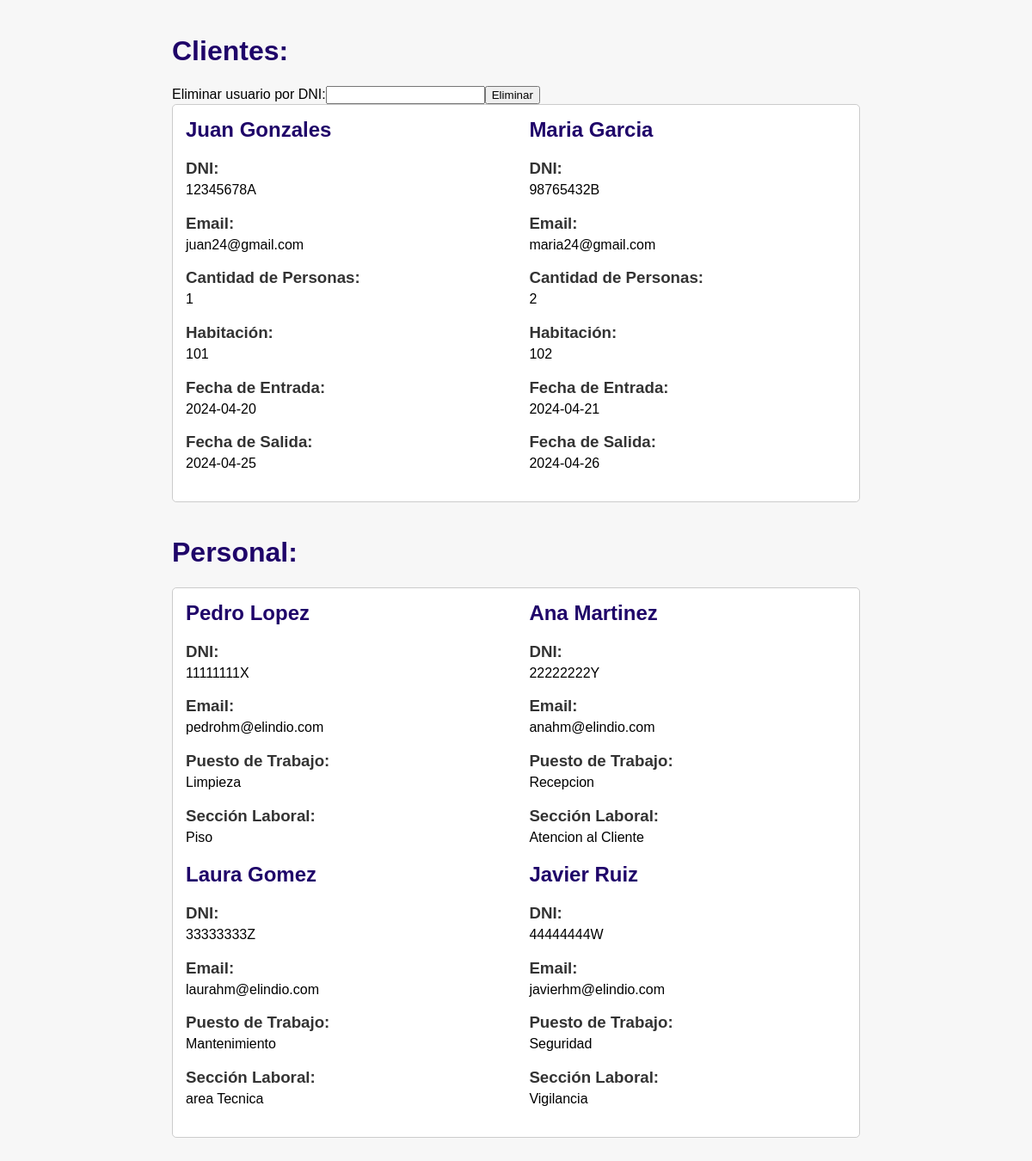
Before: /bbdd.php with the older database file.
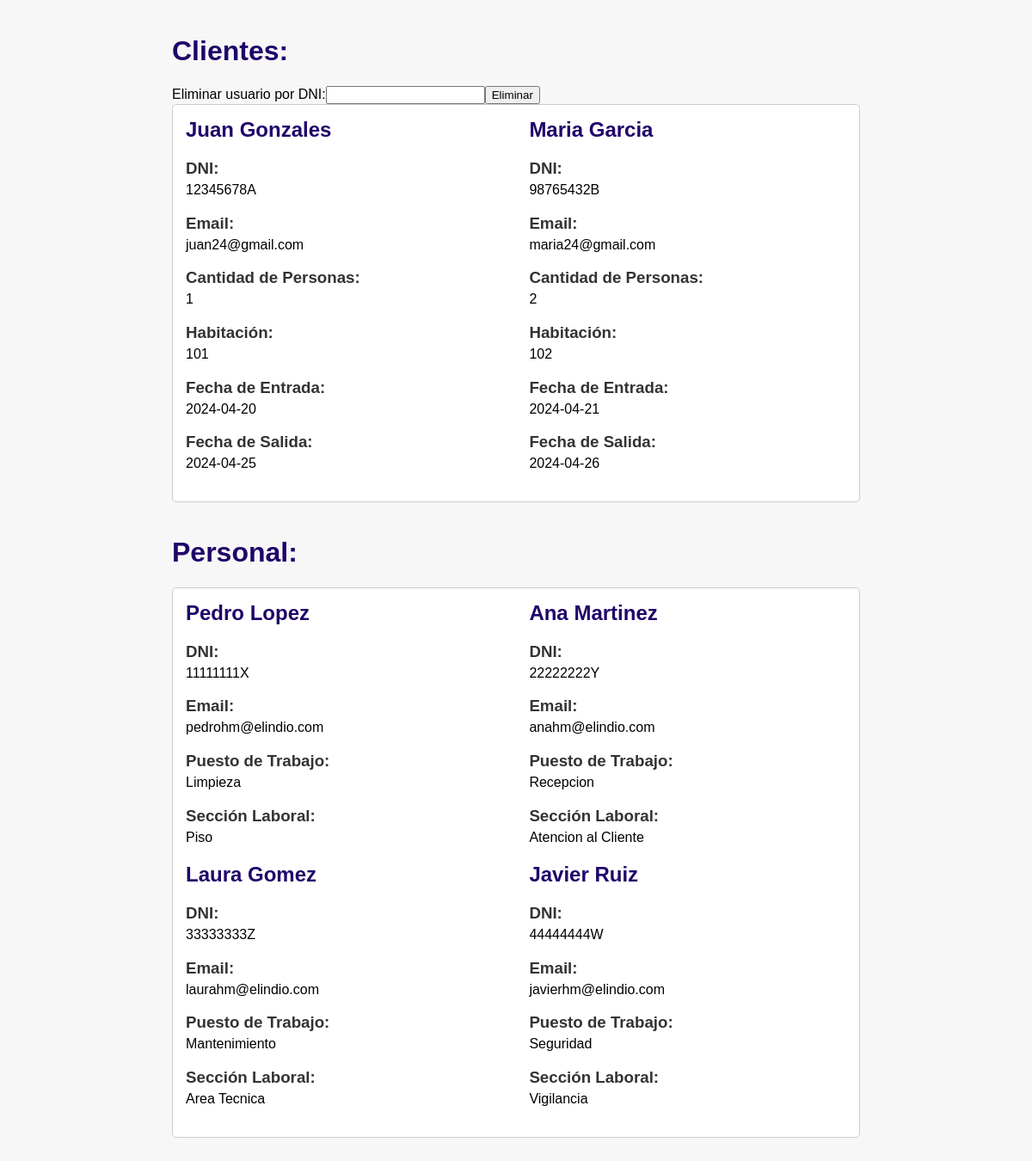
After: the same page with the newer database file.
### tables this page shows
CREATE TABLE IF NOT EXISTS cliente (
    id INT AUTO_INCREMENT PRIMARY KEY,
    nombre VARCHAR(100) NOT NULL,
    email VARCHAR(100) NOT NULL,
    DNI VARCHAR(20) NOT NULL,  
    cantidad_personas INT NOT NULL,  
    habitacion INT NOT NULL,
    fecha_entrada DATE NOT NULL,
    fecha_salida DATE NOT NULL
);

CREATE TABLE IF NOT EXISTS personal (
    id INT AUTO_INCREMENT PRIMARY KEY,
    nombre VARCHAR(100) NOT NULL,
    email VARCHAR(100) NOT NULL,
    DNI VARCHAR(20) NOT NULL,  
    edad INT NOT NULL,  
    puesto VARCHAR(100) NOT NULL,
    seccion VARCHAR(100) NOT NULL
);

### www/bbdd.php (the view, shortened to what this page needs)
<!DOCTYPE html>
<html>
<head>
</head>
<body>
    <div class="container">
        <div class="section">
            <h1>Clientes:</h1>
            <?php
            $mysqli = new mysqli("mysql", "admin", "admin123", "elindio");
            echo '<form action="eliminar_usuario.php" method="post">';
            echo '<label for="eliminarDNI">Eliminar usuario por DNI:</label>';
            echo '<input type="text" id="eliminarDNI" name="eliminarDNI">';
            echo '<input type="submit" value="Eliminar">';
            echo '</form>';
            $query_cliente = "SELECT * FROM cliente";
            $result_cliente = $mysqli->query($query_cliente);
            if ($result_cliente->num_rows > 0) {
                echo '<div class="client">';
                while ($row_cliente = $result_cliente->fetch_assoc()) {
                    echo '<div>';
                    echo '<h2>' . $row_cliente['nombre'] . '</h2>';
                    echo '<div><h3>DNI:</h3>' . $row_cliente['DNI'] . '</div>';
                    echo '<div><h3>Email:</h3>' . $row_cliente['email'] . '</div>';
                    echo '<div><h3>Cantidad de Personas:</h3>' . $row_cliente['cantidad_personas'] . '</div>';
                    echo '<div><h3>Habitación:</h3>' . $row_cliente['habitacion'] . '</div>';
                    echo '<div><h3>Fecha de Entrada:</h3>' . $row_cliente['fecha_entrada'] . '</div>';
                    echo '<div><h3>Fecha de Salida:</h3>' . $row_cliente['fecha_salida'] . '</div>';
                    echo '</div>';
                }
                echo '</div>';
            } else {
                echo '<p>No hay datos en la tabla "cliente".</p>';
            }
            ?>
        </div>
        <div class="section">
            <h1>Personal:</h1>
            <?php
            $query_personal = "SELECT * FROM personal";
            $result_personal = $mysqli->query($query_personal);
            if ($result_personal->num_rows > 0) {
                echo '<div class="employee">';
                while ($row_personal = $result_personal->fetch_assoc()) {
                    echo '<div>';
                    echo '<h2>' . $row_personal['nombre'] . '</h2>';
                    echo '<div><h3>DNI:</h3>' . $row_personal['DNI'] . '</div>';
                    echo '<div><h3>Email:</h3>' . $row_personal['email'] . '</div>';
                    echo '<div><h3>Puesto de Trabajo:</h3>' . $row_personal['puesto'] . '</div>';
                    echo '<div><h3>Sección Laboral:</h3>' . $row_personal['seccion'] . '</div>';
                    echo '</div>';
                }
                echo '</div>';
            } else {
                echo '<p>No hay datos en la tabla "personal".</p>';
            }
            ?>
        </div>
    </div>
</body>
</html>

### www/bbdd.php (style rules this page uses)
body { font-family: Arial, sans-serif; background-color: #f7f7f7; margin: 0; padding: 0; }
.container { max-width: 800px; margin: 0 auto; padding: 20px; }
h1 { color: #1f0469; }
.section { margin-bottom: 40px; }
.client, .employee { display: flex; flex-wrap: wrap; justify-content: space-between; border: 1px solid #ccc; border-radius: 5px; padding: 15px; background-color: #fff; }
.client div, .employee div { flex: 0 0 48%; margin-bottom: 10px; }
.client h2, .employee h2 { margin-top: 0; color: #1f0469; }
.client h3, .employee h3 { margin-bottom: 5px; color: #333; }

Changed rows visible on the page:
changed personal "Laura Gomez": seccion "area Tecnica" → "Area Tecnica"
